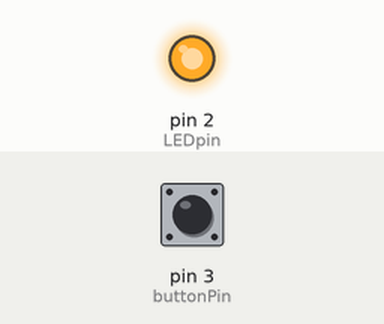
The sketch below on a simulated Arduino Uno, built with avr-gcc and run on an emulated ATmega328P. Parts: output pins drawn as LEDs (lit = HIGH). Inputs (shaded band) come from the test bench; at power-on: pin 3 (buttonPin) LOW.

Above: at 1.2 s.
1.3 s: pin 3 (buttonPin) pulled HIGH for 0.15 s
At 1.37 s:
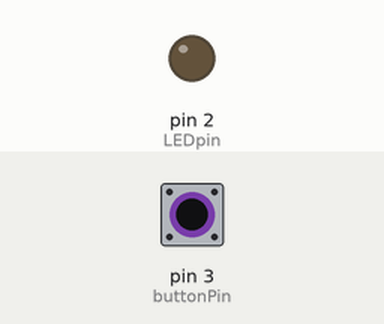
2.9 s: pin 3 (buttonPin) pulled HIGH for 3.2 s
At 7.1 s:
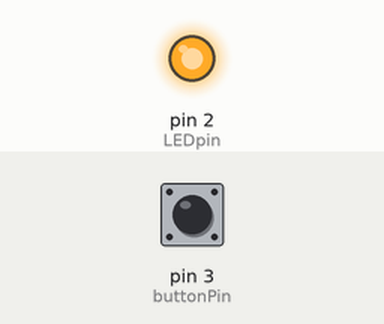
Timing chart, 0 to 8.6 s (numbered marks = the images above; inputs shaded):
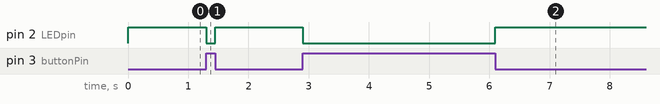

The sketch:

buttonLED.ino
```cpp
int LEDpin = 2;
int buttonPin = 3;

void setup() {
  // put your setup code here, to run once:
  pinMode(LEDpin, OUTPUT);
  pinMode(buttonPin, INPUT);
}

void loop() {
  // put your main code here, to run repeatedly:

  int buttonVal = digitalRead(buttonPin);

  if (buttonVal == HIGH) {
    digitalWrite(LEDpin, LOW);
  } else {
    digitalWrite(LEDpin, HIGH);
  }

}
```

Measured:
- after the input at 1.3 s, pin 2 (LEDpin): HIGH → LOW at once, → HIGH 0.15 s later
- after the input at 2.9 s, pin 2 (LEDpin): HIGH → LOW at once, → HIGH 3.2 s later
